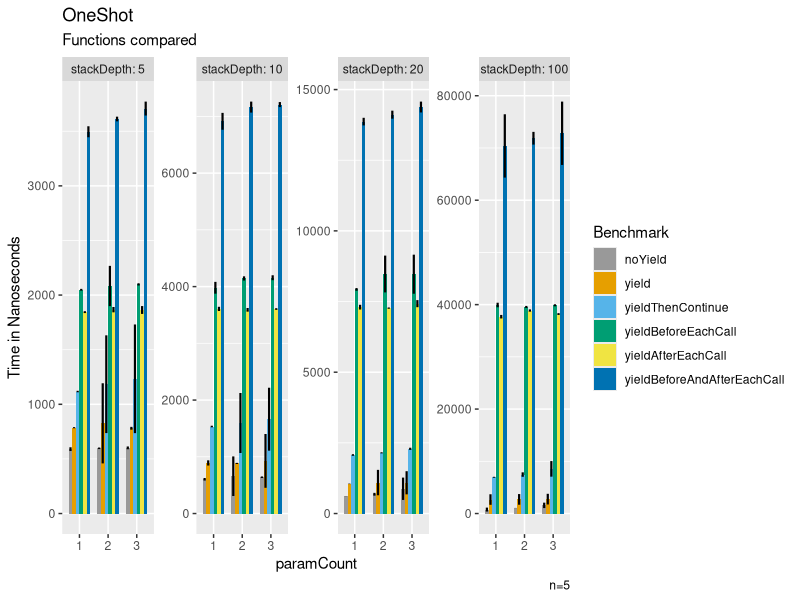
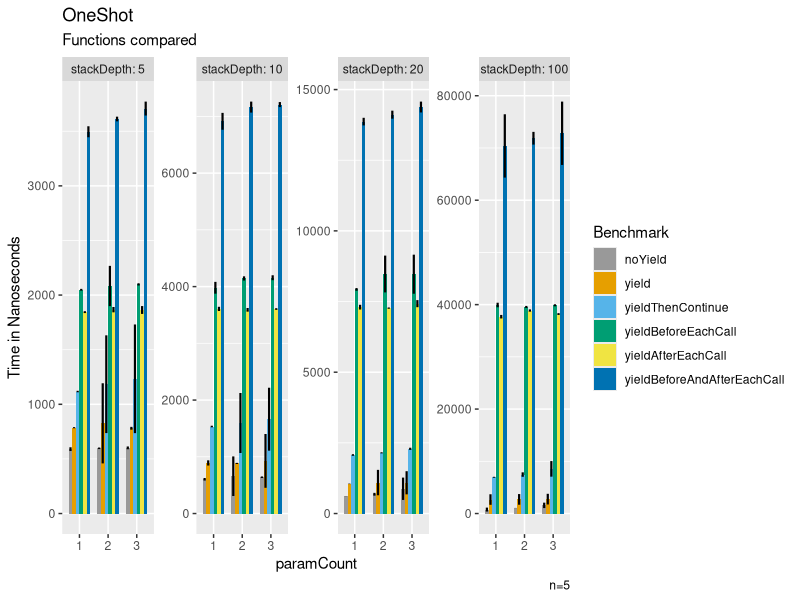

Here is the R script that generated these plots, in order:
library(ggplot2)
library(plyr)


setwd(dirname(rstudioapi::getActiveDocumentContext()$path))

cbp1 <- c("#999999", "#E69F00", "#56B4E9", "#009E73",
          "#F0E442", "#0072B2", "#D55E00", "#CC79A7")

data <- read.csv("./JMH/CSV/R-OneShot.csv")

data <- rename(data,c("Param..stackDepth"="stackDepth"))
data$stackDepth <- as.factor(data$stackDepth)

data$facet = factor(data$Benchmark, levels = c("noYield", "yield", "yieldThenContinue",
                                               "yieldBeforeEachCall", "yieldAfterEachCall","yieldBeforeAndAfterEachCall"))

g <- ggplot(data, aes(y=Score,x=Param..paramCount,fill=facet)) + 
  geom_bar(stat="identity", position = "dodge",width=0.75) + 
  scale_x_discrete(limits=c("1","2","3"))   +
  geom_errorbar(aes(ymin=Score-Score.Error..99.9.., ymax=Score+Score.Error..99.9..), width=0,size=0.75,
                position=position_dodge(0.75)) 



g <- g + facet_wrap(vars(stackDepth), labeller = "label_both", scales = "free",ncol=4)

g <- g +
  labs(
    title = "OneShot",
    subtitle = "Functions compared",
    x = "paramCount",
    y = "Time in Nanoseconds",
    fill = "Benchmark",
    caption = "n=5")+
  scale_fill_manual(values = cbp1)

print(g)

ggsave(plot=g,"./JMH/Plots/OneShot2.png",width=12,height=4)
